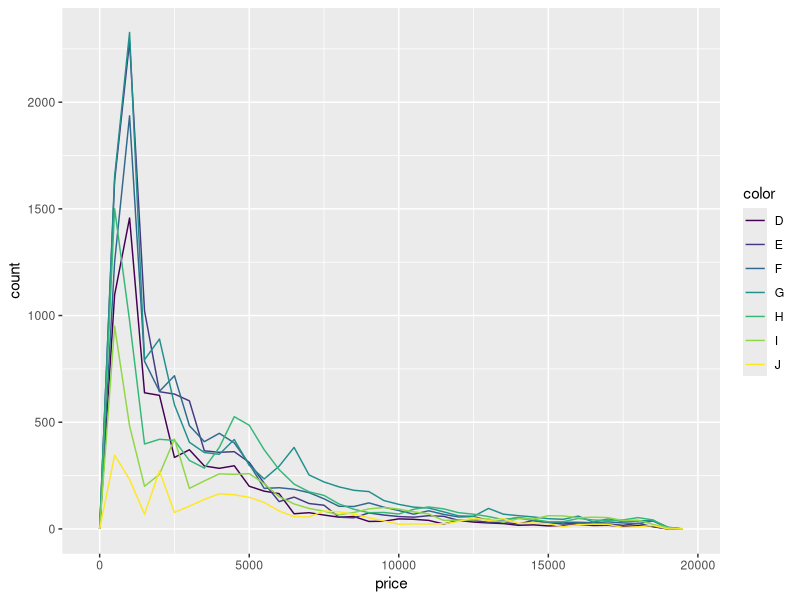
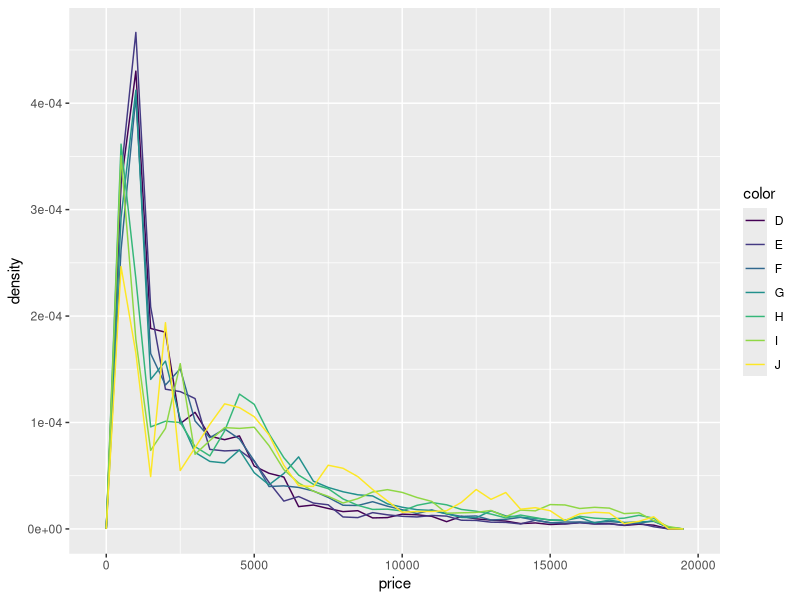
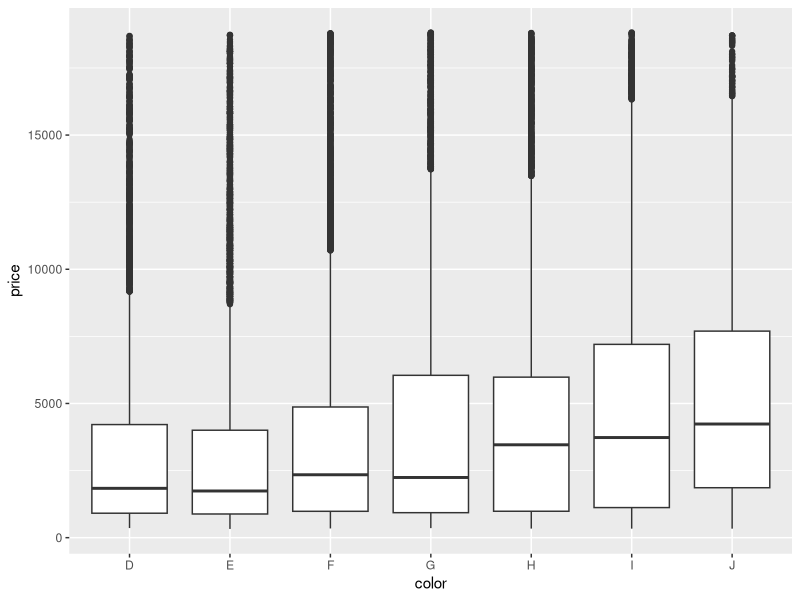
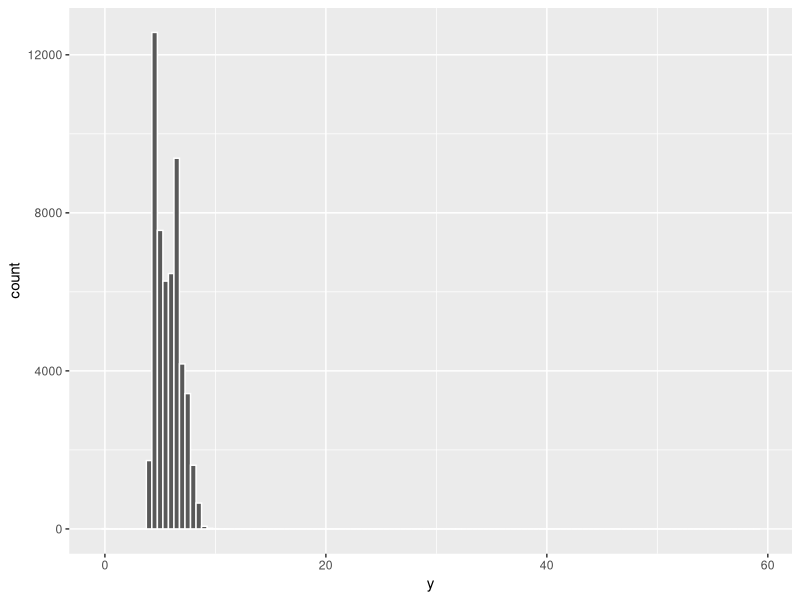
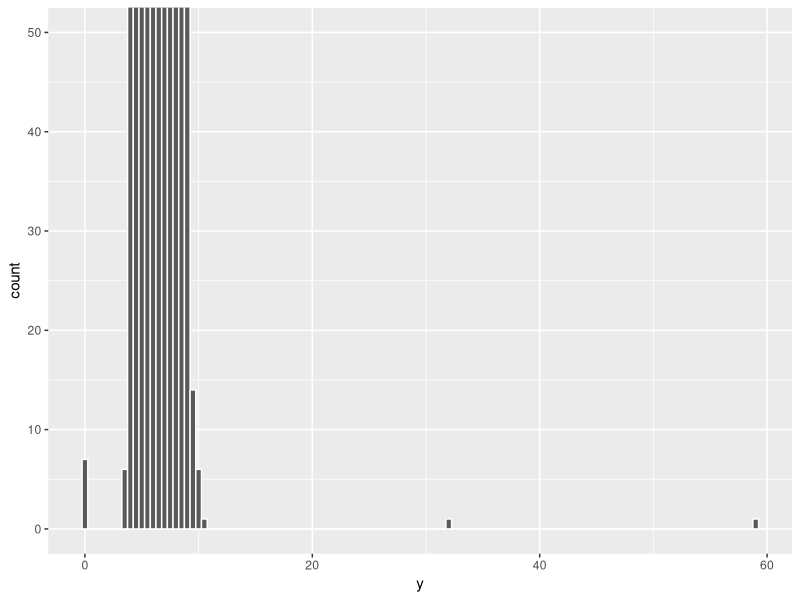
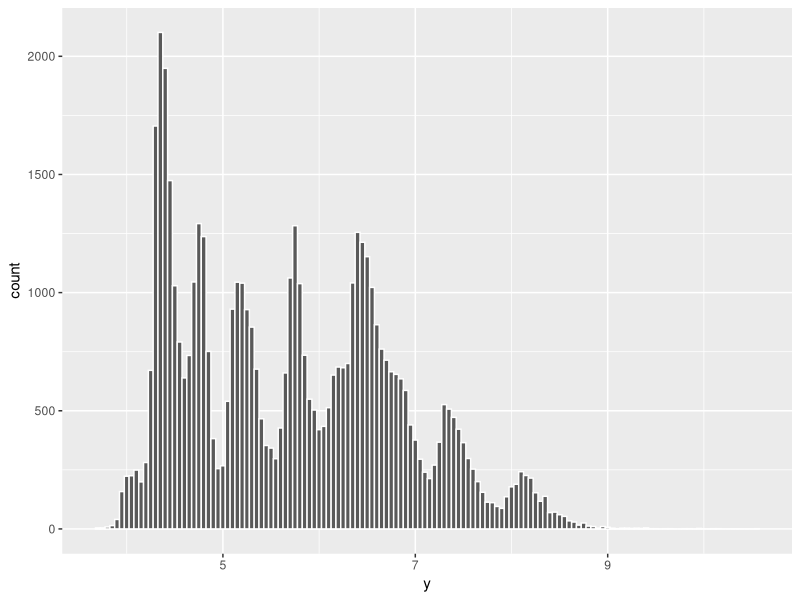

Generate these figures, in order, with R:
## ---- chunk 1
knitr::opts_chunk$set(echo = TRUE)
library(tidyverse)
## ---- chunk 2
ggplot(data = diamonds, mapping = aes(x = price)) + 
  geom_freqpoly(mapping = aes(colour = color), binwidth = 500)
ggplot(data = diamonds, mapping = aes(x = price, y = ..density..)) + 
  geom_freqpoly(mapping = aes(colour = color), binwidth = 500)
## ---- chunk 3
ggplot(data = diamonds, mapping = aes(x = color, y = price)) +
  geom_boxplot()
## ---- chunk 4
ggplot(diamonds) + 
  geom_histogram(mapping = aes(x = y), binwidth = 0.5, color = "white")
## ---- chunk 5
ggplot(diamonds) + 
  geom_histogram(mapping = aes(x = y), binwidth = 0.5, color = "white") +
  coord_cartesian(ylim = c(0, 50))
## ---- chunk 6
unusual <- diamonds %>% 
  filter(y < 3 | y > 20) %>% 
  select(price, x, y, z) %>%
  arrange(y)

unusual
## ---- chunk 7
ggplot(diamonds[(diamonds$y < 20) & (diamonds$y > 0),]) + 
  geom_histogram(aes(y), binwidth = 0.05, color = "white")
